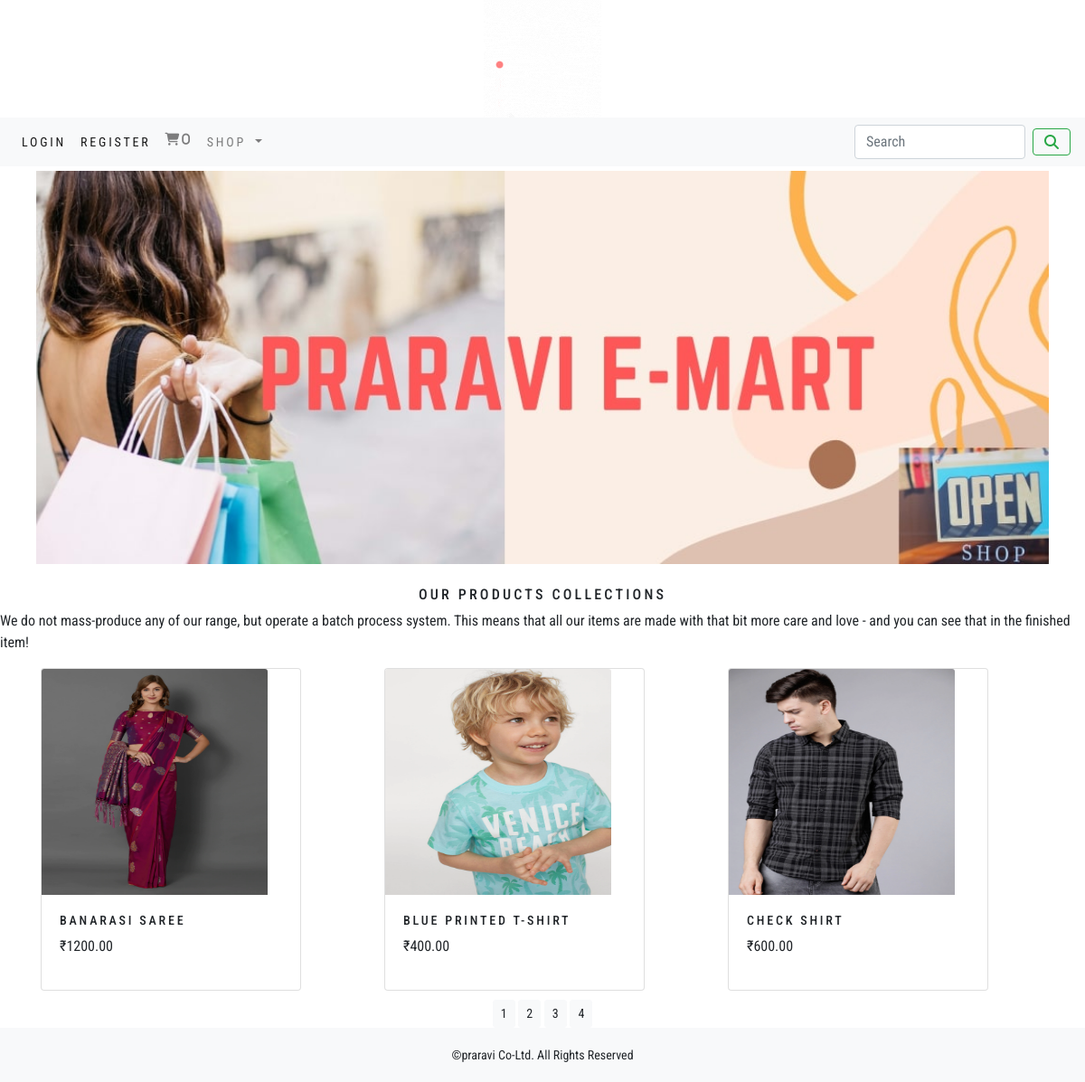
The app's page /ecommerceapp/ with its own data.
### ecommerceapp/models.py (models this page shows, shortened)
class Product(models.Model):
    name=models.CharField(max_length=250,unique=True)
    slug=models.SlugField(max_length=250,unique=True)
    desc=models.TextField(blank=True)
    image=models.ImageField(upload_to='product',blank=True)
    category=models.ForeignKey(Category,on_delete=models.CASCADE)
    price=models.DecimalField(max_digits=10,decimal_places=2)
    stock=models.IntegerField()
    available=models.BooleanField(default=True)
    created=models.DateTimeField(auto_now=True)
    updated=models.DateTimeField(auto_now=True)
    class Meta:
        ordering=('name',)
        verbose_name='product'
        verbose_name_plural='products'
    def get_url(self):
        return reverse("ecommerceapp:ProdCatDetail",args=[self.category.slug,self.slug])

### ecommerceapp/views.py (the view)
# urls.py: path('',views.allProdCat,name='allProdCat'),
def allProdCat(request,c_slug=None):
    c_page=None
    products_list=None
    if c_slug!=None:
        c_page=get_object_or_404(Category,slug=c_slug)
        products_list=Product.objects.filter(category=c_page,available=True)
    else:
        products_list=Product.objects.all().filter(available=True)
    paginator = Paginator(products_list, 3)
    try:
        page = int(request.GET.get('page', '1'))
    except:
        page = 1
    try:
        products = paginator.page(page)
    except(EmptyPage, InvalidPage):
        products = paginator.page(paginator.num_pages)
    return render(request,"category.html",{'category':c_page,'products':products})

### cart/context_processors.py (called while the page is built)
def counter(request):
    item_count=0
    if 'admin' in request.path:
        return  {}
    else:
        try:
            cart=Cart.objects.filter(cart_id=_cart_id(request))
            cart_items=CartItem.objects.all().filter(cart=cart[:1])
            for cart_item in cart_items:
                item_count+=cart_item.quantity
        except Cart.DoesNotExist:
            item_count=0
        return dict(item_count=item_count)

### cart/views.py (called while the page is built)
def _cart_id(request):
    cart=request.session.session_key
    if not cart:
        cart=request.session.create()
    return cart

### ecommerceapp/context_processors.py (called while the page is built)
def menu_links(request):
    links=Category.objects.all()
    return dict(links=links)

### ecommerceapp/models.py (called while the page is built)
    def get_url(self):
        return reverse("ecommerceapp:product_by_category",args=[self.slug])

### templates/category.html (shortened to what this page needs)
{% extends 'base.html' %}
{% load static %}
{% block content %}
    <div class="auto-mx">
        {% if category %}
            <img class="my_image" src="{{category.image.url}}" alt="{{category.name}}">
    </div><br>
    <div>
        <h1 class="text-center my_title">{{category.name}}</h1>
        <p class="text-justify">{{category.desc}}</p>
    </div>
{% else %}
    <div>
        <center> <img class="my_image my_image_padding" src="{% static 'img/banner.jpg' %}" style="width:1120px;" alt="{{category.name}}"> </center>
    </div><br>
<div>
    <h1 class="text-center my_title">Our Products Collections</h1>
    <p class="text justify">We do not mass-produce any of our range, but operate a batch process system. This means that all our items are made with that bit more care and love - and you can see that in the finished item!</p>
</div>
{% endif %}
    <div class="container">
        <div class="row max-auto">
            {% for product in products.object_list %}
        <div class="my_bottom_margin col-9 col-sm-12 cpl-md-4 col-lg-4">
            <div class="card" style="width: 18rem;">
                <a href="{{product.get_url}}" ><img class="card-img-top my_image" src="{{product.image.url}}" style="width:250px;height:250px;" alt="{{product.name}}"> </a>
                <div class="card-body">
                    <h4>{{product.name}}</h4>
                    <p>₹{{product.price}}</p>
                </div>
            </div>
        </div>
        {% endfor %}
    </div>
        <div class="text-center">
        <div class="mx-center">
            {% for pg in products.paginator.page_range %}
            <a href="?page={{pg}}" class="btn btn-light btn-sm {% if products.number == pg %} activate {% endif %}">{{pg}}</a>
            {% endfor %}
        </div>
</div>
    </div>
{% endblock %}

### templates/base.html (shortened to what this page needs)
{% load static %}
<html lang="en">
<head>
</head>
            <link rel="stylesheet" href="{% static 'css/bootstrap.min.css' %}">
            <link rel="stylesheet" href="{% static 'css/custom.css' %}">
<body>
<div>
    {% include 'header.html' %}
    {% include 'nav.html' %}
    {% block content %}
    {% endblock %}
</div>
{% include 'footer.html' %}
</body>
</html>

### templates/header.html
{% load static %}
<div>
    <center>
        <img src="{% static 'img/logos.gif' %}"alt="this is logo">
    </center>
</div>

### templates/nav.html (shortened to what this page needs)
<nav class="navbar navbar-expand-lg navbar-light bg-light">
    {% if user.is_authenticated %}
    <li><b>HI {{user.username}}</b></li>
  <a class="navbar-brand" href="{% url 'accounts:logout' %}">Logout</a>
    {% else %}
  <div class="collapse navbar-collapse" id="navbarSupportedContent">
    <ul class="navbar-nav mr-auto">
      <li class="nav-item active">
        <a class="nav-link" href="{% url 'accounts:login' %}">Login <span class="sr-only">(current)</span></a>
      </li>
         <li class="nav-item active">
        <a class="nav-link" href="{% url 'accounts:register' %}">Register <span class="sr-only">(current)</span></a>
      </li>
         {% endif %}
      <li class="nav-item">
        <a class="nav-link" href="{% url 'cart:cart_detail' %}"><i class="fas fa-shopping-cart">{{item_count}}</i></a>
      </li>
      <li class="nav-item dropdown">
        <a class="nav-link dropdown-toggle" href="#" id="navbarDropdown" role="button" data-toggle="dropdown" aria-haspopup="true" aria-expanded="false">
          Shop
        </a>
    </ul>
    <form  class="form-inline my-2 my-lg-0" action="{% url 'search_app:SearchResult' %}" method="get" >
      <input class="form-control mr-sm-2" type="search" placeholder="Search" aria-label="Search" name="q">
      <button class="btn btn-outline-success my-2 my-sm-0" type="submit"><i class="fas fa-search"></i></button>
    </form>
  </div>
</nav>

### templates/footer.html
<div class="footer navbar-fixed-bottom my_footer">
    <p class="text-center">&copy;praravi Co-Ltd. All Rights Reserved</p>
</div>

### static/css/custom.css (style rules this page uses)
body { font-family: 'Roboto Condensed', sans-serif; }
.nav-item { letter-spacing:.2em; font-size:14px; text-transform:uppercase; }
.my_footer { background-color: #f8f9fa; height:60px; }
.my_footer p { padding-top:20px; font-size:14px; }
.my_image { width:100%; height:auto; }
.my_title { font-size:16px; text-transform:uppercase; letter-spacing:.2em; }
.my_image_padding { padding-top:5px; }
.my_bottom_margin { margin-bottom:10px; }
.card-body h4 { font-size:14px; text-transform:uppercase; letter-spacing:.2em; }

### records on screen
Product: image (picture), name "BANARASI SAREE", price "1200.00"
Product: image (picture), name "BLUE PRINTED T-SHIRT", price "400.00"
Product: image (picture), name "CHECK SHIRT", price "600.00"

### other values on screen
{{ item_count }} "0"
{{ pg }} "1" "2" "3" "4"
